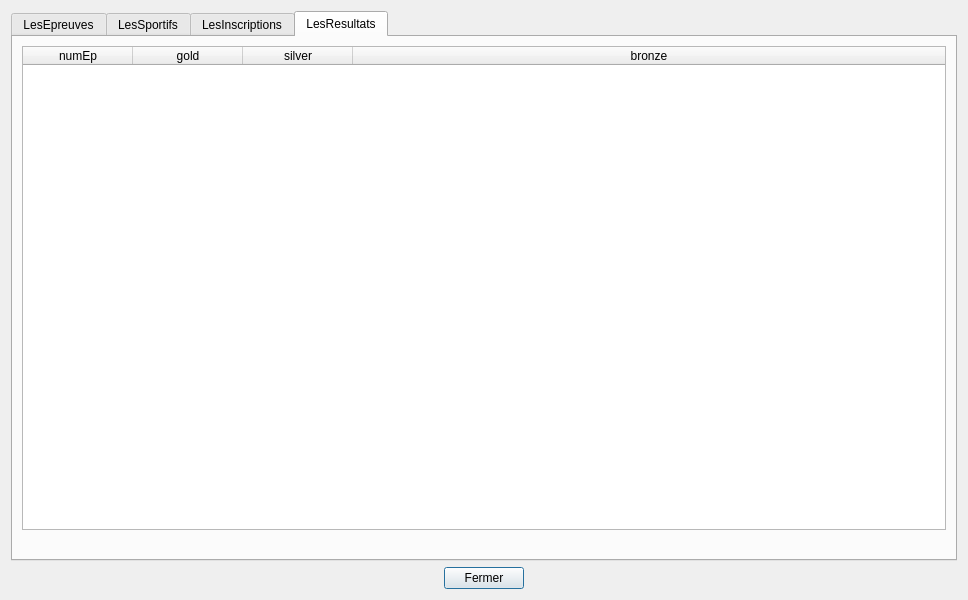
<?xml version="1.0" encoding="UTF-8"?>
<ui version="4.0">
 <class>tablesDataV1</class>
 <widget class="QDialog" name="tablesDataV1">
  <property name="geometry">
   <rect>
    <x>0</x>
    <y>0</y>
    <width>968</width>
    <height>600</height>
   </rect>
  </property>
  <property name="sizePolicy">
   <sizepolicy hsizetype="Preferred" vsizetype="Preferred">
    <horstretch>0</horstretch>
    <verstretch>0</verstretch>
   </sizepolicy>
  </property>
  <property name="minimumSize">
   <size>
    <width>0</width>
    <height>0</height>
   </size>
  </property>
  <property name="windowTitle">
   <string>BD JO</string>
  </property>
  <layout class="QVBoxLayout" name="verticalLayout">
   <item>
    <widget class="QTabWidget" name="tabWidget">
     <property name="currentIndex">
      <number>3</number>
     </property>
     <widget class="QWidget" name="tabEpreuves">
      <attribute name="title">
       <string>LesEpreuves</string>
      </attribute>
      <layout class="QVBoxLayout" name="verticalLayout_2">
       <item>
        <widget class="QTableWidget" name="tableEpreuves">
         <property name="sizePolicy">
          <sizepolicy hsizetype="Expanding" vsizetype="Expanding">
           <horstretch>0</horstretch>
           <verstretch>0</verstretch>
          </sizepolicy>
         </property>
         <property name="minimumSize">
          <size>
           <width>0</width>
           <height>400</height>
          </size>
         </property>
         <property name="baseSize">
          <size>
           <width>0</width>
           <height>0</height>
          </size>
         </property>
         <property name="layoutDirection">
          <enum>Qt::LeftToRight</enum>
         </property>
         <property name="sizeAdjustPolicy">
          <enum>QAbstractScrollArea::AdjustToContents</enum>
         </property>
         <property name="sortingEnabled">
          <bool>true</bool>
         </property>
         <property name="columnCount">
          <number>7</number>
         </property>
         <attribute name="horizontalHeaderCascadingSectionResizes">
          <bool>true</bool>
         </attribute>
         <attribute name="horizontalHeaderMinimumSectionSize">
          <number>50</number>
         </attribute>
         <attribute name="horizontalHeaderDefaultSectionSize">
          <number>110</number>
         </attribute>
         <attribute name="horizontalHeaderHighlightSections">
          <bool>true</bool>
         </attribute>
         <attribute name="horizontalHeaderShowSortIndicator" stdset="0">
          <bool>true</bool>
         </attribute>
         <attribute name="horizontalHeaderStretchLastSection">
          <bool>true</bool>
         </attribute>
         <attribute name="verticalHeaderVisible">
          <bool>false</bool>
         </attribute>
         <column>
          <property name="text">
           <string>numEp</string>
          </property>
         </column>
         <column>
          <property name="text">
           <string>nomEp</string>
          </property>
         </column>
         <column>
          <property name="text">
           <string>formeEp</string>
          </property>
         </column>
         <column>
          <property name="text">
           <string>nomDi</string>
          </property>
         </column>
         <column>
          <property name="text">
           <string>categorieEp</string>
          </property>
         </column>
         <column>
          <property name="text">
           <string>nbSportifsEp</string>
          </property>
         </column>
         <column>
          <property name="text">
           <string>dateEp</string>
          </property>
         </column>
        </widget>
       </item>
       <item>
        <widget class="QLabel" name="label_epreuves">
         <property name="palette">
          <palette>
           <active>
            <colorrole role="WindowText">
             <brush brushstyle="SolidPattern">
              <color alpha="255">
               <red>255</red>
               <green>0</green>
               <blue>0</blue>
              </color>
             </brush>
            </colorrole>
           </active>
           <inactive>
            <colorrole role="WindowText">
             <brush brushstyle="SolidPattern">
              <color alpha="255">
               <red>255</red>
               <green>0</green>
               <blue>0</blue>
              </color>
             </brush>
            </colorrole>
           </inactive>
           <disabled>
            <colorrole role="WindowText">
             <brush brushstyle="SolidPattern">
              <color alpha="255">
               <red>120</red>
               <green>120</green>
               <blue>120</blue>
              </color>
             </brush>
            </colorrole>
           </disabled>
          </palette>
         </property>
         <property name="text">
          <string/>
         </property>
         <property name="scaledContents">
          <bool>true</bool>
         </property>
         <property name="alignment">
          <set>Qt::AlignCenter</set>
         </property>
        </widget>
       </item>
      </layout>
     </widget>
     <widget class="QWidget" name="tabSportifs">
      <attribute name="title">
       <string>LesSportifs</string>
      </attribute>
      <layout class="QVBoxLayout" name="verticalLayout_7">
       <item>
        <widget class="QTableWidget" name="tableSportifs">
         <attribute name="horizontalHeaderMinimumSectionSize">
          <number>50</number>
         </attribute>
         <attribute name="horizontalHeaderDefaultSectionSize">
          <number>110</number>
         </attribute>
         <attribute name="horizontalHeaderStretchLastSection">
          <bool>true</bool>
         </attribute>
         <attribute name="verticalHeaderVisible">
          <bool>false</bool>
         </attribute>
         <column>
          <property name="text">
           <string>numSp</string>
          </property>
         </column>
         <column>
          <property name="text">
           <string>nomSp</string>
          </property>
         </column>
         <column>
          <property name="text">
           <string>prenomSp</string>
          </property>
         </column>
         <column>
          <property name="text">
           <string>pays</string>
          </property>
         </column>
         <column>
          <property name="text">
           <string>categorieSp</string>
          </property>
         </column>
         <column>
          <property name="text">
           <string>dateNaisSp</string>
          </property>
         </column>
         <column>
          <property name="text">
           <string>numEq</string>
          </property>
         </column>
        </widget>
       </item>
       <item>
        <widget class="QLabel" name="label_sportifs">
         <property name="palette">
          <palette>
           <active>
            <colorrole role="WindowText">
             <brush brushstyle="SolidPattern">
              <color alpha="255">
               <red>255</red>
               <green>0</green>
               <blue>0</blue>
              </color>
             </brush>
            </colorrole>
           </active>
           <inactive>
            <colorrole role="WindowText">
             <brush brushstyle="SolidPattern">
              <color alpha="255">
               <red>255</red>
               <green>0</green>
               <blue>0</blue>
              </color>
             </brush>
            </colorrole>
           </inactive>
           <disabled>
            <colorrole role="WindowText">
             <brush brushstyle="SolidPattern">
              <color alpha="255">
               <red>120</red>
               <green>120</green>
               <blue>120</blue>
              </color>
             </brush>
            </colorrole>
           </disabled>
          </palette>
         </property>
         <property name="text">
          <string/>
         </property>
         <property name="alignment">
          <set>Qt::AlignCenter</set>
         </property>
        </widget>
       </item>
      </layout>
     </widget>
     <widget class="QWidget" name="tabInscriptions">
      <attribute name="title">
       <string>LesInscriptions</string>
      </attribute>
      <layout class="QVBoxLayout" name="verticalLayout_4">
       <item>
        <widget class="QTableWidget" name="tableInscriptions">
         <attribute name="horizontalHeaderMinimumSectionSize">
          <number>50</number>
         </attribute>
         <attribute name="horizontalHeaderDefaultSectionSize">
          <number>110</number>
         </attribute>
         <attribute name="horizontalHeaderStretchLastSection">
          <bool>true</bool>
         </attribute>
         <attribute name="verticalHeaderVisible">
          <bool>false</bool>
         </attribute>
         <column>
          <property name="text">
           <string>numIn</string>
          </property>
         </column>
         <column>
          <property name="text">
           <string>numEp</string>
          </property>
         </column>
        </widget>
       </item>
       <item>
        <widget class="QLabel" name="label_inscriptions">
         <property name="palette">
          <palette>
           <active>
            <colorrole role="WindowText">
             <brush brushstyle="SolidPattern">
              <color alpha="255">
               <red>255</red>
               <green>0</green>
               <blue>0</blue>
              </color>
             </brush>
            </colorrole>
           </active>
           <inactive>
            <colorrole role="WindowText">
             <brush brushstyle="SolidPattern">
              <color alpha="255">
               <red>255</red>
               <green>0</green>
               <blue>0</blue>
              </color>
             </brush>
            </colorrole>
           </inactive>
           <disabled>
            <colorrole role="WindowText">
             <brush brushstyle="SolidPattern">
              <color alpha="255">
               <red>120</red>
               <green>120</green>
               <blue>120</blue>
              </color>
             </brush>
            </colorrole>
           </disabled>
          </palette>
         </property>
         <property name="text">
          <string/>
         </property>
         <property name="alignment">
          <set>Qt::AlignCenter</set>
         </property>
        </widget>
       </item>
      </layout>
     </widget>
     <widget class="QWidget" name="tabResultats">
      <attribute name="title">
       <string>LesResultats</string>
      </attribute>
      <layout class="QVBoxLayout" name="verticalLayout_5">
       <item>
        <widget class="QTableWidget" name="tableResultats">
         <attribute name="horizontalHeaderMinimumSectionSize">
          <number>50</number>
         </attribute>
         <attribute name="horizontalHeaderDefaultSectionSize">
          <number>110</number>
         </attribute>
         <attribute name="horizontalHeaderStretchLastSection">
          <bool>true</bool>
         </attribute>
         <attribute name="verticalHeaderVisible">
          <bool>false</bool>
         </attribute>
         <column>
          <property name="text">
           <string>numEp</string>
          </property>
         </column>
         <column>
          <property name="text">
           <string>gold</string>
          </property>
         </column>
         <column>
          <property name="text">
           <string>silver</string>
          </property>
         </column>
         <column>
          <property name="text">
           <string>bronze</string>
          </property>
         </column>
        </widget>
       </item>
       <item>
        <widget class="QLabel" name="label_resultats">
         <property name="palette">
          <palette>
           <active>
            <colorrole role="WindowText">
             <brush brushstyle="SolidPattern">
              <color alpha="255">
               <red>255</red>
               <green>0</green>
               <blue>0</blue>
              </color>
             </brush>
            </colorrole>
           </active>
           <inactive>
            <colorrole role="WindowText">
             <brush brushstyle="SolidPattern">
              <color alpha="255">
               <red>255</red>
               <green>0</green>
               <blue>0</blue>
              </color>
             </brush>
            </colorrole>
           </inactive>
           <disabled>
            <colorrole role="WindowText">
             <brush brushstyle="SolidPattern">
              <color alpha="255">
               <red>120</red>
               <green>120</green>
               <blue>120</blue>
              </color>
             </brush>
            </colorrole>
           </disabled>
          </palette>
         </property>
         <property name="text">
          <string/>
         </property>
         <property name="alignment">
          <set>Qt::AlignCenter</set>
         </property>
        </widget>
       </item>
      </layout>
     </widget>
    </widget>
   </item>
   <item>
    <layout class="QHBoxLayout" name="horizontalLayout">
     <item>
      <spacer name="horizontalSpacer_data_V1">
       <property name="orientation">
        <enum>Qt::Horizontal</enum>
       </property>
       <property name="sizeHint" stdset="0">
        <size>
         <width>40</width>
         <height>20</height>
        </size>
       </property>
      </spacer>
     </item>
     <item>
      <widget class="QPushButton" name="pushButton_data_V1">
       <property name="text">
        <string>Fermer</string>
       </property>
      </widget>
     </item>
     <item>
      <spacer name="horizontalSpacer_2_data_V1">
       <property name="orientation">
        <enum>Qt::Horizontal</enum>
       </property>
       <property name="sizeHint" stdset="0">
        <size>
         <width>40</width>
         <height>20</height>
        </size>
       </property>
      </spacer>
     </item>
    </layout>
   </item>
  </layout>
 </widget>
 <resources/>
 <connections>
  <connection>
   <sender>pushButton_data_V1</sender>
   <signal>clicked()</signal>
   <receiver>tablesDataV1</receiver>
   <slot>close()</slot>
   <hints>
    <hint type="sourcelabel">
     <x>360</x>
     <y>575</y>
    </hint>
    <hint type="destinationlabel">
     <x>323</x>
     <y>169</y>
    </hint>
   </hints>
  </connection>
 </connections>
 <slots>
  <slot>refreshSpectaclesData()</slot>
  <slot>refreshZonesData()</slot>
  <slot>refreshRepresentationsData()</slot>
 </slots>
</ui>
